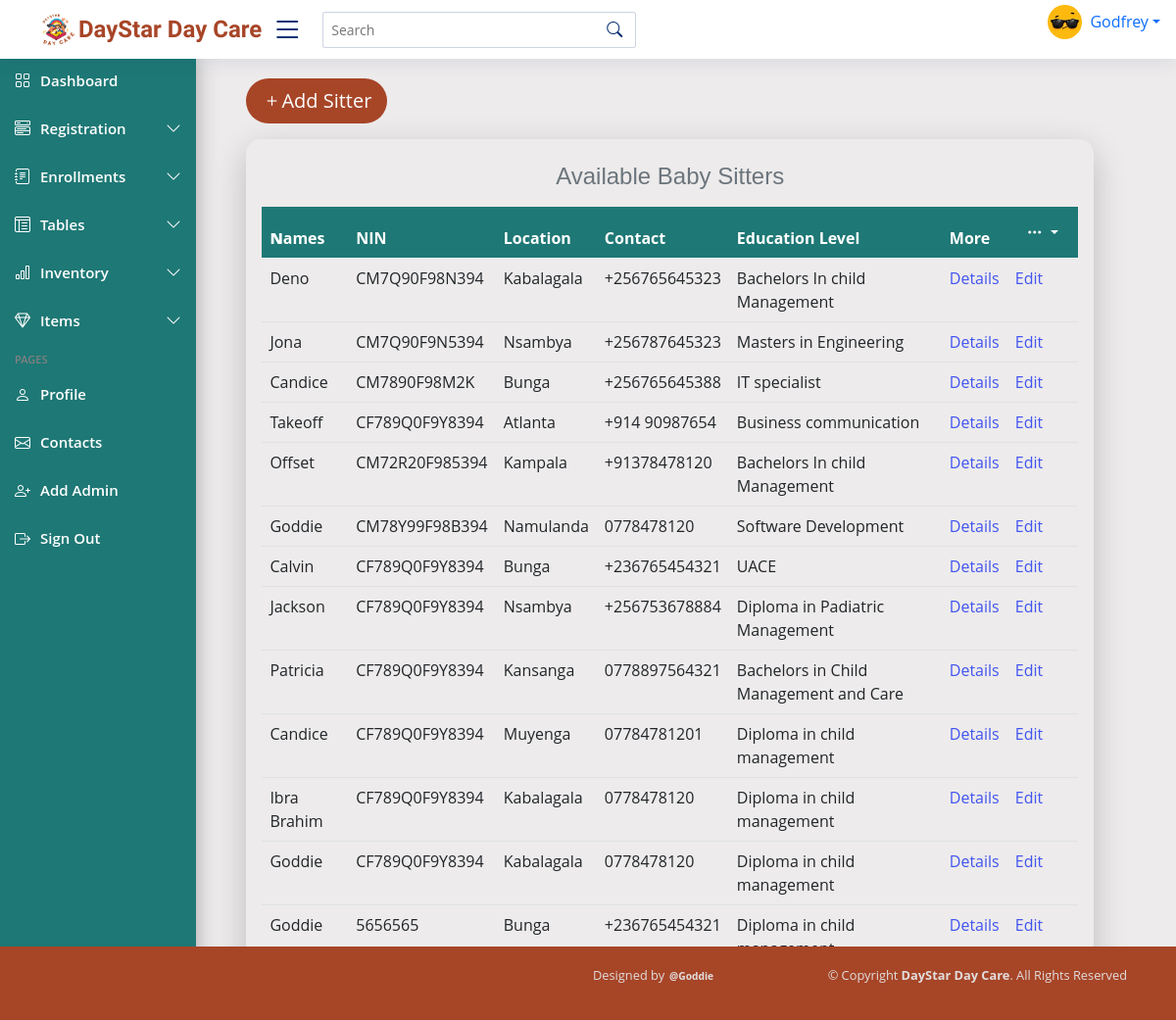
The page /sitters/ on the database its author committed.
### dayStarApp/models.py (models this page shows, shortened)
class Sitter(models.Model):
    name = models.CharField(max_length=100, blank=False)
    age = models.PositiveIntegerField(default=1, blank=False)
    gender = models.CharField(max_length=100)
    location = models.CharField(max_length=100)
    contact = models.CharField(max_length=13, validators=[MinLengthValidator(10)])
    education_Level = models.CharField(max_length=255, blank=False, null=True)
    religion = models.CharField(max_length=100, blank=True)
    next_of_kin = models.CharField(max_length=200, blank=False, default= None)
    recommended_by = models.CharField(max_length=100, null=True, blank=True)
    sitter_number = models.CharField(max_length=10, unique=True, blank=False, default=None)
    NIN = models.CharField(max_length=14, blank=False, null=True)

### dayStarApp/views.py (the view)
# urls.py: path('sitters/', views.sitters, name='sitters'),
def sitters(request):
    all_sitters = Sitter.objects.all()
    context = {
        'all_sitters': all_sitters
    }
    template = loader.get_template('dayStarApp/sitters.html')
    return HttpResponse(template.render(context))

### dayStarApp/templates/dayStarApp/sitters.html (shortened to what this page needs)
{% extends "dayStarApp/base.html" %}
{% load static %}
{% block content %}
<div class="container">
    <main class="main" id="main">
        <div class="container">
            <a href="/sitter-reg/"><button class="btn btn-outline-info btn-lg"><span><i class="bi bi-plus"></i></span>Add Sitter </button></a>
            <div class="col-lg-12 col-md-12 sitter-table mt-3 p-3">
            <table id="dataTable" class="table table-stripped">
              <caption class="caption-top text-center"><h4>Available Baby Sitters</h4></caption>
              <thead>
                <tr>
                  <th>
                    <b>N</b>ames
                  </th>
                  <th>NIN</th>
                  <th>Location</th>
                  <th data-type="tel">Contact</th>
                  <th>Education Level</th>
                  <th>More</th>
                  <th>
                    <div class="dropdown">
                    <button class="btn btn-secondary dropdown-toggle" type="button" data-bs-toggle="dropdown" aria-expanded="false">
                      <span><i class="bi bi-three-dots"></i></span>
                    </button>
                  </div></th>
                </tr>
              </thead>
              <tbody>
                {% for each in all_sitters %}
                  <tr>
                      <td>{{ each.name }}</td>
                      <td>{{ each.NIN }}</td>
                      <td>{{ each.location }}</td>
                      <td>{{ each.contact }}</td>
                      <td>{{ each.education_Level }}</td>
                      <td>
                        <a href="/details/{{ each.id }}" class="text-blue-500"> Details </a>
                      </td>
                      <td>
                        <a href="/editsitters/{{ each.id }}" class="text-blue-500 text-center"> Edit </a>
                      </td>
                  </tr>
                {% endfor %}
              </tbody>
            </table>
          </div>
        </main>
</div>
{% endblock %}

### dayStarApp/static/css/style.css (style rules this page uses)
:root { scroll-behavior: smooth; }
body { font-family: "Open Sans", sans-serif; color: #444444; background: #edebeb; }
a { color: #4154f1; text-decoration: none; }
h1, h2, h3, h4, h5, h6 { font-family: "Nunito", sans-serif; }
#main { margin-top: 60px; padding: 20px 30px; transition: all 0.3s; }
.header-nav ul .nav-item, span { list-style-type: none; }
@media (min-width: 1200px) { #main { margin-left: 15%; } }
.sitter-table { width: 100%; border-collapse: separate; border-radius: 15px; box-shadow: 0 11px 34px 0 rgba(0, 0, 0, 0.2); }
.sitter-table thead tr { background-color: #1e7875; color: white; }
a .btn-lg { align-items: end; background: #a74527; color: white; border-radius: 25px; border: none; }
th .btn-secondary { background: none; border: none; color: white; }
th .btn-secondary:hover, th .btn-secondary::after, th .btn-secondary:focus { background: none; }

### rows shown on the page
Sitter: name "Deno", NIN "CM7Q90F98N394", location "Kabalagala", contact "+256765645323", education_Level "Bachelors In child Management"
Sitter: name "Jona", NIN "CM7Q90F9N5394", location "Nsambya", contact "+256787645323", education_Level "Masters in Engineering"
Sitter: name "Candice", NIN "CM7890F98M2K", location "Bunga", contact "+256765645388", education_Level "IT specialist"
Sitter: name "Takeoff", NIN "CF789Q0F9Y8394", location "Atlanta", contact "+914 90987654", education_Level "Business communication"
Sitter: name "Offset", NIN "CM72R20F985394", location "Kampala", contact "+91378478120", education_Level "Bachelors In child Management"
Sitter: name "Goddie", NIN "CM78Y99F98B394", location "Namulanda", contact "0778478120", education_Level "Software Development"
Sitter: name "Calvin", NIN "CF789Q0F9Y8394", location "Bunga", contact "+236765454321", education_Level "UACE"
Sitter: name "Jackson", NIN "CF789Q0F9Y8394", location "Nsambya", contact "+256753678884", education_Level "Diploma in Padiatric Management"
Sitter: name "Patricia", NIN "CF789Q0F9Y8394", location "Kansanga", contact "0778897564321", education_Level "Bachelors in Child Management and Care"
Sitter: name "Candice", NIN "CF789Q0F9Y8394", location "Muyenga", contact "07784781201", education_Level "Diploma in child management"
Sitter: name "Ibra Brahim", NIN "CF789Q0F9Y8394", location "Kabalagala", contact "0778478120", education_Level "Diploma in child management"
Sitter: name "Goddie", NIN "CF789Q0F9Y8394", location "Kabalagala", contact "0778478120", education_Level "Diploma in child management"
Sitter: name "Goddie", NIN "5656565", location "Bunga", contact "+236765454321", education_Level "Diploma in child…"
